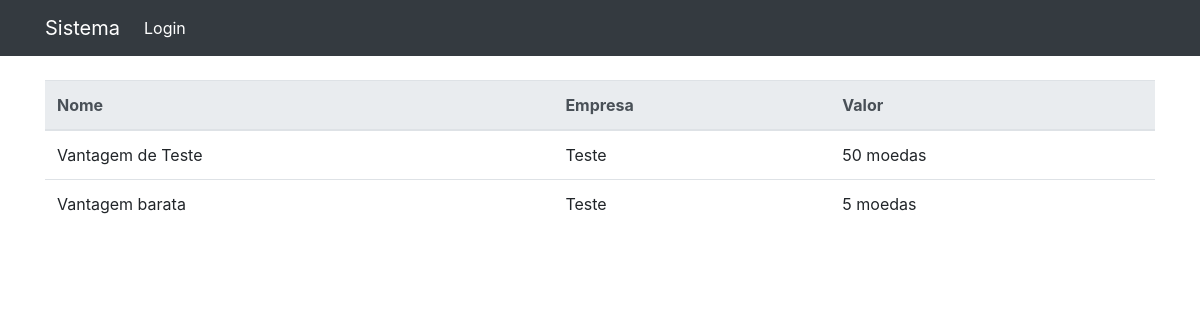
/vantagens, run on an earlier commit of the app's database.
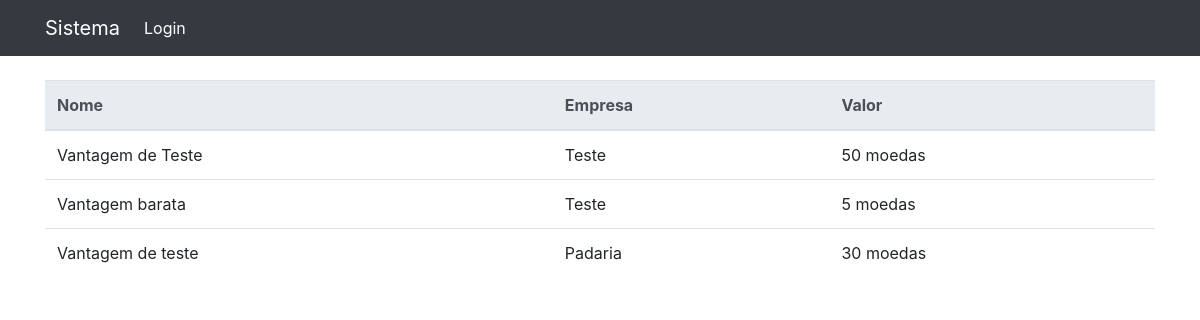
And on a later commit of the database.
### coin_system/models.py (models this page shows, shortened)
class Vantagem(models.Model):
    nome = models.CharField(max_length=120)
    descricao = models.TextField()
    foto = models.CharField(max_length=360, default='', blank=True, null=True)
    empresa = models.ForeignKey(Empresa, on_delete=models.CASCADE)
    valor = models.IntegerField(default=0)

class Empresa(models.Model):
    user = models.OneToOneField(User, on_delete=models.CASCADE, blank=True, null=True)
    nome = models.CharField(max_length=120)

### coin_system/view_classes/vantagem.py (the view)
# urls.py: path('vantagens', vantagem.VantagemListView.as_view(), name='vantagem-list'),
class VantagemListView(ListView):
    model = Vantagem
    template_name = 'vantagem/list.html'
    context_object_name = 'vantagens'
    paginate_by = 5
    def get_context_data(self, **kwargs):
        context = super(VantagemListView, self).get_context_data(**kwargs)
        vantagens = self.get_queryset()
        page = self.request.GET.get('page')
        paginator = Paginator(vantagens, self.paginate_by)
        try:
            vantagens = paginator.page(page)
        except PageNotAnInteger:
            vantagens = paginator.page(1)
        except EmptyPage:
            vantagens = paginator.page(paginator.num_pages)
        context['vantagens'] = vantagens
        return context

### coin_system/templates/vantagem/list.html (shortened to what this page needs)
{% extends "base.html" %}
{% block container %}
<table class="table">
    <tr>
        <thead class="thead-light">
            <tr>
                <th scope="col">Nome</th>
                <th scope="col">Empresa</th>
                <th scope="col">Valor</th>
            </tr>
        </thead>
        <tbody>
            {% for vantagem in vantagens %}
            <tr>
                <td>{{vantagem.nome}}</td>
                <td>{{vantagem.empresa.nome}}</td>
                <td>{{vantagem.valor}} moedas</td>
            </tr>
            {% endfor %}
        </tbody>
</table>
{% endblock %}

What changed in the data, as far as the page shows it:
added Vantagem: nome "Vantagem de teste", empresa.nome "Padaria", valor "30"
